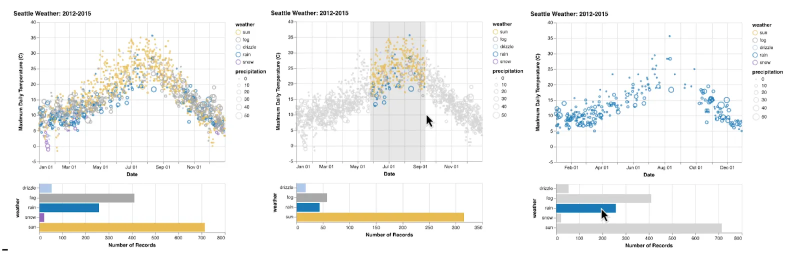
#> input picture images/thumbnails/altair.webp, 1600 x 513 px (shown at 1/2 size); its folder holds 4 pictures in this run
$ python convert-img-format.py
#> lines starting #> are read from the running program, lines starting #| are printed output that depends on the picture
from glob import glob
from os.path import join
from PIL import Image


def resize_images():
    """
    Resize all images in the folder to the target_size.
    """
    counter = 0
    for img_name in glob(join("../../public/images/thumbnails", "*")):
        img = Image.open(img_name)
#> img is the input picture: PIL image 1600x513 RGB; mean R, G, B 243.9, 244.2, 242.7
        target_length = 300

        if img.size[1] / img.size[0] > 2 or img.size[1] / img.size[0] < 0.5:
            target_length = 600

        if img.size[0] > target_length or img.size[1] > target_length:
            img.thumbnail([target_length, target_length], Image.Resampling.LANCZOS)
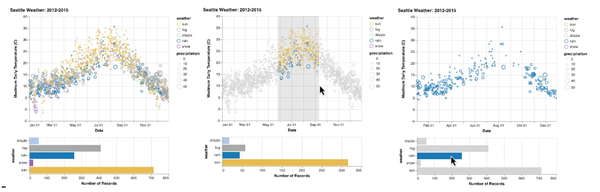
#> img: PIL image 600x192 RGB; mean R, G, B 243.6, 243.9, 242.4
            img.save(img_name)
            counter += 1
#> pass 2 of the loop in resize_images, `for img_name in glob(join("../../public/images/thumbnails", "*")):`:
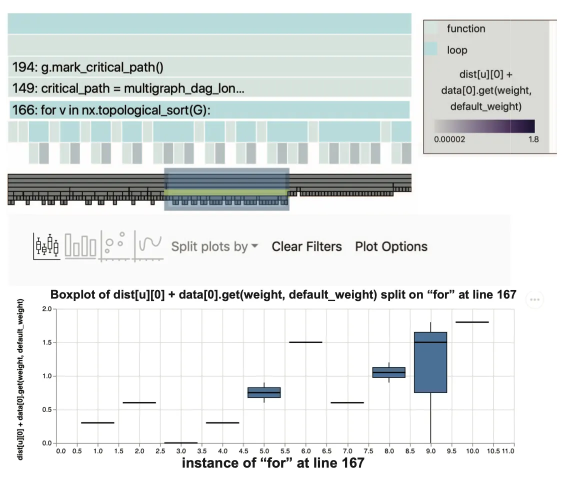
#> input picture images/thumbnails/anteater.webp, 1150 x 962 px (shown at 1/2 size)
#> in resize_images, img is the input picture: PIL image 1150x962 RGB; mean R, G, B 225.4, 230, 229.2
#> in resize_images, `img.thumbnail([target_length, target_length], Image.Resampling.LANCZOS)`:
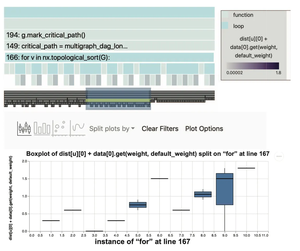
#> img: PIL image 300x251 RGB; mean R, G, B 225.1, 229.6, 228.9
#> pass 3 of the loop in resize_images, `for img_name in glob(join("../../public/images/thumbnails", "*")):`:
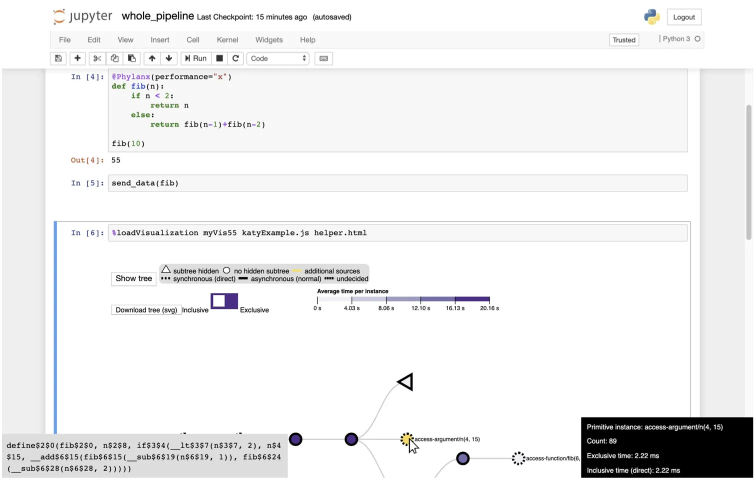
#> input picture images/thumbnails/atria.webp, 1512 x 966 px (shown at 1/2 size)
#> in resize_images, img is the input picture: PIL image 1512x966 RGB; mean R, G, B 238.6, 238.6, 238.9
#> in resize_images, `img.thumbnail([target_length, target_length], Image.Resampling.LANCZOS)`:
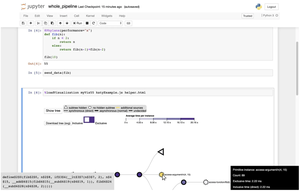
#> img: PIL image 300x192 RGB; mean R, G, B 238.4, 238.5, 238.8
#> the loop made 4 passes; the first 3 are shown

    print(f"Resized {counter} images.")


def main():
    """
    Convert all .png and .jpg images to .webp in the subfolders.
    """
    resize_images()


if __name__ == "__main__":
    main()
